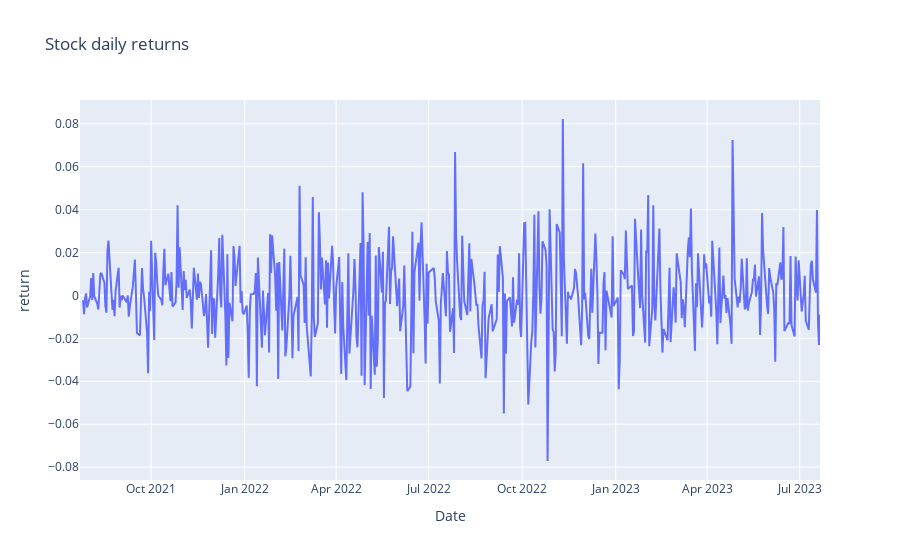

Write notebook code for a chart like this one.
### Markdown cell above
##### Visualizing daily returns

### Code cell
fig_daily_returns = px.line(data_frame = timeseries,
                           y= "return", title = 'Stock daily returns')
fig_daily_returns.show()

### Figure 1 — Plotly figure (JSON) as saved in the notebook; plotly's stock layout.template omitted (floating-point values rounded to 4 significant figures; data arrays with more than 128 entries replaced by an {"elided": "..."} marker saying what was removed)
{"data": [{"hovertemplate": "Date=%{x}<br>return=%{y}<extra></extra>", "legendgroup": "", "line": {"color": "#636efa", "dash": "solid"}, "marker": {"symbol": "circle"}, "mode": "lines", "name": "", "orientation": "v", "showlegend": false, "type": "scatter", "x": {"elided": "502 str values"}, "xaxis": "x", "y": {"elided": "502 float values"}, "yaxis": "y"}], "layout": {"legend": {"tracegroupgap": 0}, "title": {"text": "Stock daily returns"}, "xaxis": {"anchor": "y", "domain": [0, 1], "title": {"text": "Date"}}, "yaxis": {"anchor": "x", "domain": [0, 1], "title": {"text": "return"}}}}
